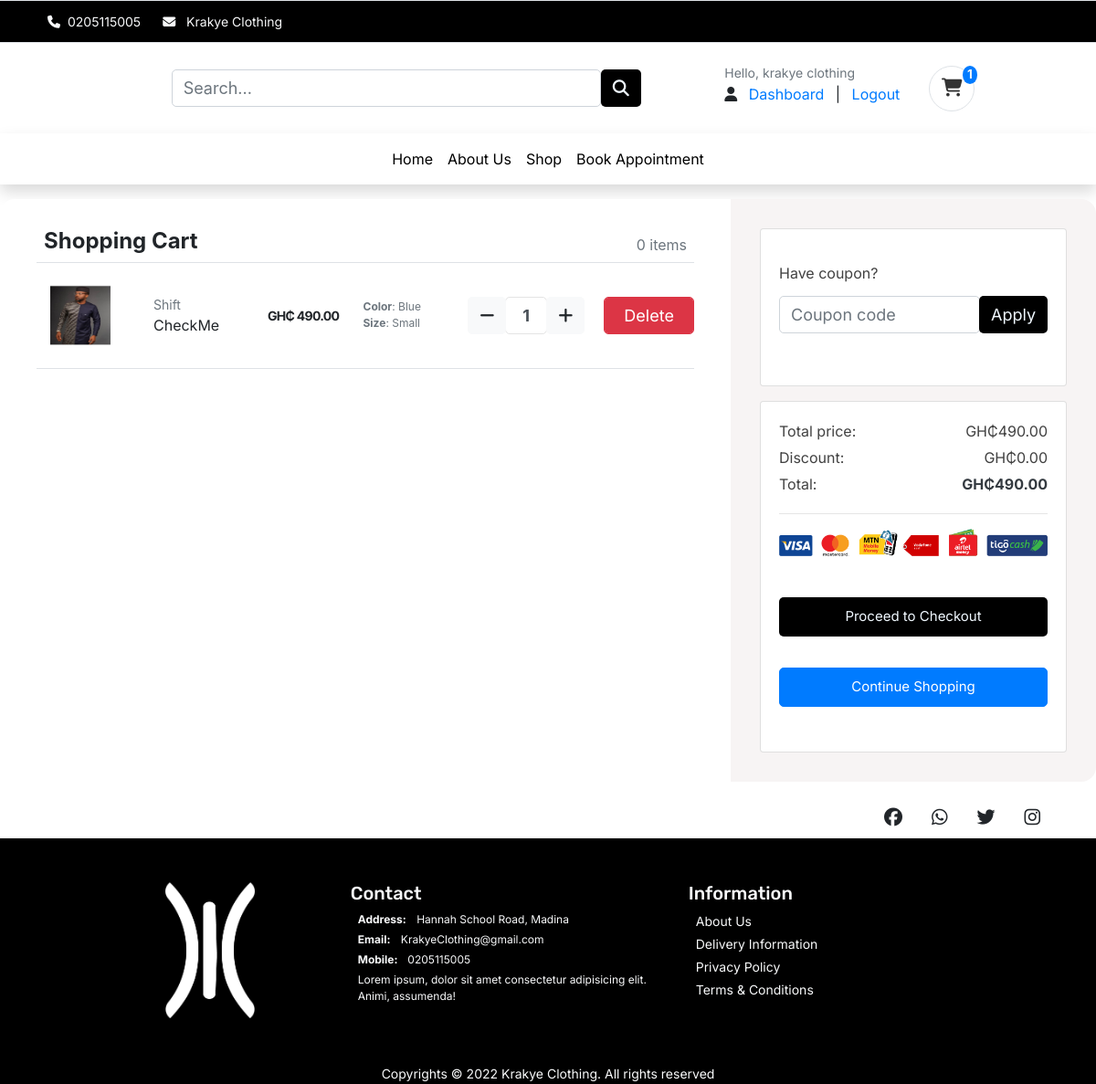
Screenshot of /cart/ (signed in) with the database file from the repository.
### accounts/models.py (models this page shows, shortened)
class UserBase(AbstractBaseUser, PermissionsMixin):
    username = models.CharField(max_length=150, unique=True)
    email = models.EmailField(_('email address'), unique=True)
    first_name = models.CharField(max_length=150, blank=True)
    last_name = models.CharField(max_length=150, blank=True)
    phone_number = models.CharField(max_length=50)
    address_line_1 = models.CharField(blank=True, max_length=100)
    address_line_2 = models.CharField(blank=True, max_length=100)
    profile_picture = models.ImageField(blank=True, upload_to='userprofile', default='/userprofile/profile_default.png')
    city = models.CharField(blank=True, max_length=20)
    state = models.CharField(blank=True, max_length=20)
    country = models.CharField(blank=True, max_length=20)
    is_active = models.BooleanField(default=False)
    is_staff = models.BooleanField(default=False)
    is_admin = models.BooleanField(default=False)
    date_created = models.DateTimeField(auto_now_add=True)
    last_login = models.DateTimeField(auto_now_add=True)
    updated = models.DateTimeField(auto_now=True)
    objects = CustomAccountManager()
    USERNAME_FIELD = 'email'
    REQUIRED_FIELDS = ['username', 'first_name', 'last_name']
    class Meta:
        verbose_name = "Accounts"
        verbose_name_plural = "Accounts"
        default_permissions = ()
    def __str__(self):
        return self.username
    def full_name(self):
        return f'{self.first_name} {self.last_name}'

### cart/models.py (models this page shows, shortened)
class CartItem(models.Model):
    user = models.ForeignKey(UserBase, on_delete=models.CASCADE, null=True)
    product = models.ForeignKey(Product, on_delete=models.CASCADE)
    variation = models.ManyToManyField(Variation, blank=True)
    cart = models.ForeignKey(Cart, on_delete=models.CASCADE, null=True)
    quantity = models.IntegerField()
    is_active = models.BooleanField(default=True)

### store/models.py (models this page shows, shortened)
class Product(models.Model):
    product_name = models.CharField(max_length=255)
    slug = models.SlugField(max_length=255, unique=True)
    description = models.TextField(blank=True)
    size_guide = models.ImageField(upload_to='size_guide/')
    images = models.ImageField(upload_to='products/')
    price = models.DecimalField(max_digits=6, decimal_places=2, default=0)
    discounted_price = models.DecimalField(max_digits=6, decimal_places=2, default=0)
    stock = models.IntegerField(default=0)
    in_stock = models.BooleanField(default=True)
    created_date = models.DateTimeField(auto_now_add=True)
    modified_date = models.DateTimeField(auto_now=True)
    category = models.ForeignKey(Category, on_delete=models.CASCADE)
    objects = models.Manager()
    products = ProductManager()
    class Meta:
        verbose_name_plural = 'Products'
        ordering = ('-created_date', )

class Variation(models.Model):
    product = models.ForeignKey(Product, on_delete=models.CASCADE)
    variation_category = models.CharField(max_length=100, choices=variation_category_choices)
    variation_value = models.CharField(max_length=100,)
    is_active = models.BooleanField(default=True)
    created_date = models.DateTimeField(auto_now=True)
    objects = VariationManager()

### category/models.py (models this page shows, shortened)
class Category(models.Model):
    category_name = models.CharField(max_length=50, unique=True)
    slug = models.SlugField(max_length=50, unique=True)
    description = models.TextField(blank=True)
    cat_image = models.ImageField(upload_to = 'categories')
    class Meta:
        verbose_name_plural ='categories'
    def __str__(self):
        return self.category_name

### cart/views.py (the view)
# urls.py: path('', views.cart_summary, name='cart_summary'),
def cart_summary(request, total=0, quantity=0, cart_items=None, cart_item_count=0 ):
    try:
        if request.user.is_authenticated:
            cart_items = CartItem.objects.filter(user=request.user, is_active=True)
        else:
            cart = Cart.objects.get(cart_id=_cart_id(request))
            cart_items = CartItem.objects.filter(cart=cart, is_active=True)
        for cart_item in cart_items:
            total += (cart_item.product.discounted_price * cart_item.quantity)
            quantity += cart_item.quantity
            cart_item_count = CartItem.objects.get(cart_id=_cart_id(request)).count()
    except:
        pass
    context ={
        'total': total,
        'quantity':quantity,
        'cart_items':cart_items,
        'cart_item_count':cart_item_count
    }
    return render(request,  'store/cart/cart.html', context )

### cart/context_processors.py (called while the page is built)
def counter(request):
    cart_count = 0
    if 'admin' in request.path:
        return {}
    else:
        try:
            cart = Cart.objects.filter(cart_id=_cart_id(request))
            if request.user.is_authenticated:
                cart_items = CartItem.objects.all().filter(user=request.user)
            else:
                cart_items = CartItem.objects.all().filter(cart=cart[:1])
            for cart_item in cart_items:
                cart_count += cart_item.quantity
        except Cart.DoesNotExist:
            cart_count = 0
    return dict(cart_count=cart_count)

### cart/views.py (called while the page is built)
def _cart_id(request):
    cart = request.session.session_key
    if not cart:
        cart = request.session.create()
    return cart

### templates/store/cart/cart.html (shortened to what this page needs)
{% extends '../../base.html' %} {% block title %}Krakye Clothing || Cart{% endblock%}
{% block content %} {%load static%}
<link rel="stylesheet" href="{%static 'css/ui.css'%}">
  <main id="main-site">
    <section id="cart" class="py-3">
      <div class="">
        <div class="row">
         {%if not cart_items%}
          <div class=" animate__animated animate__backInRight pt-4 m-auto text-center font-inter">
            <span class="material-icons text-muted" style="font-size:9rem; margin-top: 3rem; margin-bottom: 3rem;">
              remove_shopping_cart
              </span>
                <p class="font-size-40">No item in Cart</p>
                <a href="{%url 'store:shop'%}"><button type="submit" class="btn btn-checkout mb-3"> <span class="font-inter font-size-16">Return to Shop</span></button></a>
          </div>
          {%else%}
            <div class="col-md-8 cart">
                <div class="title">
                    <div class="row">
                        <div class="col">
                            <h4><b>Shopping Cart</b></h4>
                        </div>
                        <div class="col align-self-center text-right text-muted">{{cart_item_count}} items</div>
                    </div>
                </div>
                {%for cart_item in cart_items%}
                <div data-index='{{cart_item.id}}' class="row border-top border-bottom  product-item">
                    <div class="row main align-items-center">
                        <div class="col col-md-2">
                          <img src="{{cart_item.product.images.url}}" class="img-sm">
                        </div>
                        <div class="col">
                            <div class="row text-muted font-size-14">{{cart_item.product.category}}</div>
                            <div class="row font-inter font-size-16">{{cart_item.product.product_name}}</div>
                        </div>
                        <div class="col font-inter d-flex justify-content-center text-center">
                          <div class="price-wrap">
                          <span class="font-size-14 frow"> <strong>GH₵ {{cart_item.product.discounted_price}}</strong></span>
                        </div>
                    </div>
                    <div class="col">
                      {%if cart_item.variation.all%}
                      {% for item in cart_item.variation.all%}
                      <span class="row text-muted font-size-12"><b>{{item.variation_category |  capfirst}}</b> : {{item.variation_value |  capfirst}}</span>
                      {%endfor%}
                      {%endif%}
                    </div>
                        <div class="col d-flex justify-content-center text-center">
                          <div class="input-group input-spinner">
                            <div>
                              <form class="input-group-prepend" action="{%url 'cart:cart_delete' cart_item.product.id cart_item.id%}" method="POST">
                                <button class="btn btn-light" type="submit" id="button-plus"> <i class="fa fa-minus"></i></button>
                              </form>
                            </div>
                            <div>
                              <form>
                                <input type="text" class="form-control" style="width: 3rem"   value="{{cart_item.quantity}}">
                              </form>
                            </div>
                            <div>
                              <form class="input-group-append" action="{%url 'cart:add_cart' cart_item.product.id%}" method="POST">
                                  <button  class="btn btn-light" type="submit" id="button-minus"> <i class="fa fa-plus"></i> </button>
                              </form>
                            </div>
                          </div>
                         </div>
                    <div class="col font-size-16 font-inter">
                      <a href="{%url 'cart:cart_item_delete' cart_item.product.id cart_item.id%}">
                        <button type="submit" id="delete-btn" data-index="{{product.id}}" onclick="return confirm('Are you sure you want delete this Cart?')" class="btn btn-danger form-control font-inter delete-btn">Delete</button>
                      </a>
                  </div>
                    </div>
                </div>
                {%endfor%}
            </div>
            <div class="col-md-4 summary font-inter">
              <div class="card mb-3">
                <div class="card-body">
                <form>
                  <div class="form-group">
                    <label>Have coupon?</label>
                    <div class="input-group">
                      <input type="text" class="form-control" name="" placeholder="Coupon code">
                      <span class="input-group-append">
                        <button class="btn btn-product">Apply</button>
                      </span>
                    </div>
                  </div>
                </form>
                </div>
              </div>
              <div class="card font-inter ">
                <div class="card-body">
                  <dl class="dlist-align">
                    <dt>Total price:</dt>
                    <dd class="text-right font-inter">GH₵{{total}}</dd>
                  </dl>
                  <dl class="dlist-align">
                    <dt>Discount:</dt>
                    <dd class="text-right font-inter ">GH₵0.00</dd>
                  </dl>
                  <dl class="dlist-align">
                    <dt>Total:</dt>
                    <dd class="text-right font-inter text-dark b"><strong>GH₵{{total}}</strong></dd>
                  </dl>
                  <hr>
                  <p class="text-center mb-3">
                    <img src="{%static 'images/mobile-money-logo-text-label-symbol-trademark-transparent-png-1174493.png'%}" class="img-fluid" height="26">
                  </p>
                  <a href="{%url 'cart:checkout'%}"><button class="btn btn-product btn-block">Proceed to Checkout</button></a>
                  <a href="{%url 'store:shop'%}"   ><button class="btn btn-primary btn-block"> Continue Shopping</button></a>
                </div>
                </div>
            </div>
        </div>
    </div>
    {%endif%}
    </section>
  </main>
{%endblock%}

### templates/includes/navbar.html (shortened to what this page needs)
<nav class="px-5 ml-3 navbar navbar-expand-lg navbar-light bg-white d-flex justify-content-between">
    <a class="navbar-brand" href="{%url "store:home"%}"><img src="https://festus-kwafo.github.io/KrakyeClothing/assets/logo.png" width="70" alt="" class="img-fluid"></a>
        <form action="{%url 'store:search'%}" method="GET" class="col-6">
          <div class="input-group">
            <input type="text" class="form-control" placeholder="Search..." name="keyword">
            <button class="btn btn-product" type="submit"><i class="fa-solid fa-magnifying-glass"></i>
            </button>
          </div>
        </form>
        <div class="d-flex nav-item">
            <div class="mr-3 navbar-item-hidden font-inter text-decoration-none">
              {% if user.id is None %}
              <div class="widget-header">
                <small class="title text-muted">Welcome Guest!</small>
                <div>
                  <a href="{% url 'accounts:login' %}">Sign in</a> <span class="dark-transp"> | </span>
                  <a href="{% url 'accounts:register' %}"> Register</a>
                </div>
              </div>
              {% else %}
              <div class="widget-header ">
                <small class="title font-inter text-muted">Hello, {{user.full_name}}</small>
                <div>
                  <span>
                    <i class="fa-solid fa-user"></i>
                  </span>
                  <a href="{% url 'accounts:dashboard' %}">Dashboard</a> <span class="dark-transp"> | </span>
                  <a href="{% url 'accounts:logout' %}"> Logout</a>
                </div>
              </div>
              {% endif %}
            </div>
            <div>
              <a href="{%url 'cart:cart_summary'%}">
                <button type="button" class="btn btn-cart border rounded-circle position-relative">
                  <i class="fa-solid fa-cart-shopping font-size-20"></i>
                  <span class="text-light position-absolute top-0 start-100 translate-middle rounded-circle badge bg-primary">
                    {{cart_count}}
                  </span>
                </button>
              </a>
            </div>
        </div>
  </nav>

### static/css/style.css (style rules this page uses)
button, button:focus { outline: none !important; box-shadow: none !important; }
.btn-product { background-color: black; color: aliceblue; }
.font-inter { font-family: "Inter", cursive; }
.font-size-12 { font-size: 12px; }
.font-size-14 { font-size: 14px; }
.font-size-16 { font-size: 16px; }
.font-size-20 { font-size: 20px; }
a { text-decoration: none; }
.btn-cart, .btn-wishlist { position: relative; align-items: center; justify-content: center; width: 50px; height: 50px; color: #333333; border: none; outline: none; border-radius: 50%; }
.cart { background-color: #fff; padding: 4vh 5vh; border-bottom-left-radius: 1rem; border-top-left-radius: 1rem; }
.summary { background-color: rgb(247, 244, 244); border-top-right-radius: 1rem; border-bottom-right-radius: 1rem; padding: 4vh; color: #414141; }
.row { margin: 0; }
.title b { font-size: 1.5rem; }
.main { margin: 0; padding: 2vh 0; width: 100%; }
.col-2, .col { padding: 0 1vh; }
a { padding: 0 1vh; }
hr { margin-top: 1.25rem; }
form { padding: 2vh 0; }
input { border: 1px solid rgba(0, 0, 0, 0.137); padding: 1vh; margin-bottom: 4vh; outline: none; width: 100%; background-color: #f7f7f7; }
.img-sm { width: 80px; height: 80px; padding: 7px; }
input, textarea, button { padding: 8px 15px; border-radius: 5px !important; margin: 5px 0px; box-sizing: border-box; border: 1px solid #ccc; font-size: 18px !important; font-weight: 300; }
.btn-block { font-size: 15px !important; font-weight: 400; height: 43px; cursor: pointer; }

### static/css/ui.css (style rules this page uses)
.input-spinner { width: 125px; flex-wrap: nowrap; display: inline-flex; vertical-align: middle; }
.input-spinner input.form-control { text-align: center; max-width: 46px; font-weight: bold; flex-basis: 46px; border-color: #e4e4e4; flex-grow: 0; }
.input-spinner .btn { width: 42px; text-align: center; padding-left: 0.5rem; padding-right: 0.5rem; }
[class*=dlist-] { margin-bottom: 5px; }
[class*=dlist-] dd { margin-bottom: 0; }
.dlist-align { display: flex; }
.dlist-align dt { width: 150px; word-wrap: break-word; font-weight: normal; }
.dlist-align dd { flex-grow: 1; }
.price-wrap { letter-spacing: -0.7px; line-height: 1.2; }

### rows the page displays
UserBase: full_name "krakye clothing"
CartItem: product.images (picture), product.category "Shift", product.product_name "CheckMe", product.discounted_price "490.00", quantity "1"
Variation: variation_category "Color", variation_value "Blue"
Variation: variation_category "Size", variation_value "Small"

### other values shown
{{ cart_count }} "1"
{{ cart_item_count }} "0"
{{ total }} "490.00"
